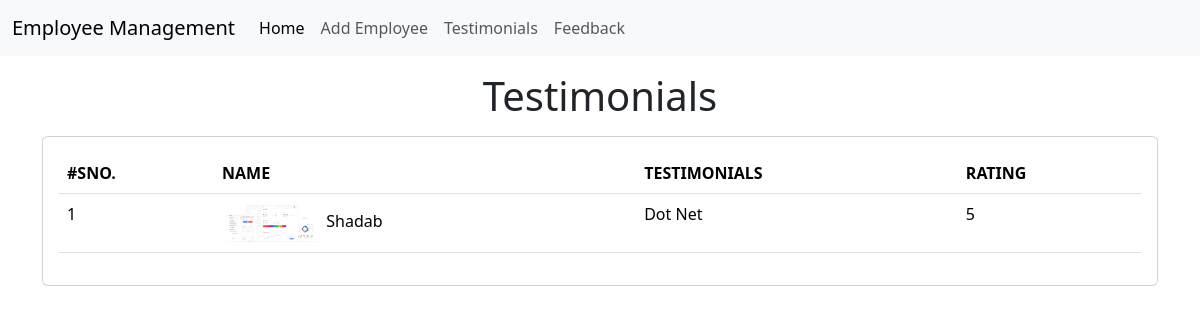
Page /emp/testimonials/ on the committed database.
### emp/models.py (models this page shows, shortened)
class Testimonial(models.Model):
    name = models.CharField(max_length=200)
    testimonial = models.TextField()
    photo = models.ImageField(upload_to="testimonials/")
    rating = models.IntegerField()

### emp/views.py (the view)
# urls.py: path("testimonials/", testimonials),
def testimonials(request):
    testi = Testimonial.objects.all()
    return render(request, "emp/testimonials.html", {
        'testi': testi
    })

### templates/emp/testimonials.html (shortened to what this page needs)
<!DOCTYPE html>
<html lang="en">
<head>
    <link href="https://cdn.jsdelivr.net/npm/bootstrap@5.3.2/dist/css/bootstrap.min.css" rel="stylesheet"
 />
</head>
<body>
    {% include "emp/navbar.html" %}
    <h1 class="text-center my-3">Testimonials</h1>
    <div class="container">
        <div class="row">
            <div class="col-md-12">
                <div class="card">
                    <div class="card-body">
                        <table class="table">
                            <thead>
                                <tr>
                                    <th>#SNO.</th>
                                    <th>NAME</th>
                                    <th>TESTIMONIALS</th>
                                    <th>RATING</th>
                                </tr>
                            </thead>
                            <tbody>
                                {% for t in testi %}
                                <tr>
                                    <td>
                                        {{forloop.counter}}
                                    </td>
                                    <td>
                                        <img style="max-width: 100px;" src="/media/{{t.photo}}" alt="">
                                        {{t.name}}
                                    </td>
                                    <td>
                                        {{t.testimonial}}
                                    </td>
                                    <td>
                                        {{t.rating}}
                                    </td>
                                </tr>
                                {% endfor %}
                            </tbody>
                        </table>
                    </div>
                </div>
            </div>
        </div>
    </div>
</body>
</html>

### rows in the picture
Testimonial: photo (picture), name "Shadab", testimonial "Dot Net", rating "5"
